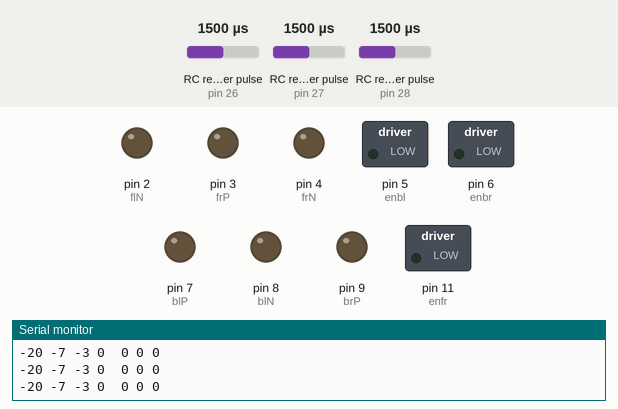
A sketch run on a simulated Arduino Mega 2560, built with avr-gcc and run on an emulated ATmega2560. On the bench: switched loads named in the sketch (green lamp = pin HIGH), output pins drawn as LEDs (lit = HIGH), the last lines printed to the serial monitor. Wiring (inferred from the names in the program): 3 × RC receiver channel: data pin 26 / data pin 27 / data pin 28. The inputs (shaded band) are chosen by the test bench; at power-on: RC receiver pulse (sensors on pin 26, pin 27, pin 28) 1500 µs. Pins used as bus, display or sensor lines are not drawn.

Above: at 1.2 s.
1.3 s: RC receiver pulse (sensor on pin 26) set to 1481 µs
2.8 s: RC receiver pulse (sensor on pin 26) set to 1465 µs
At 4.0 s:
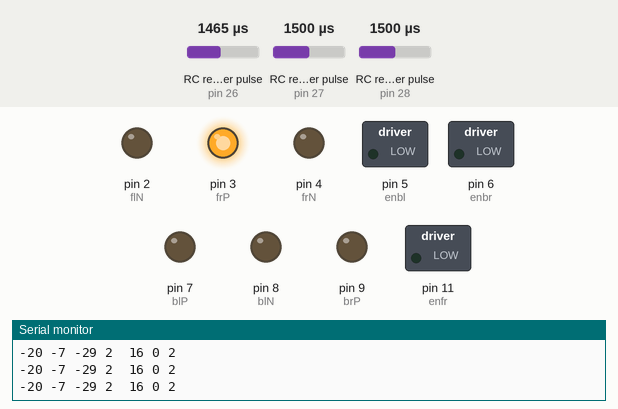
4.3 s: RC receiver pulse (sensor on pin 27) set to 1490 µs
At 4.8 s:
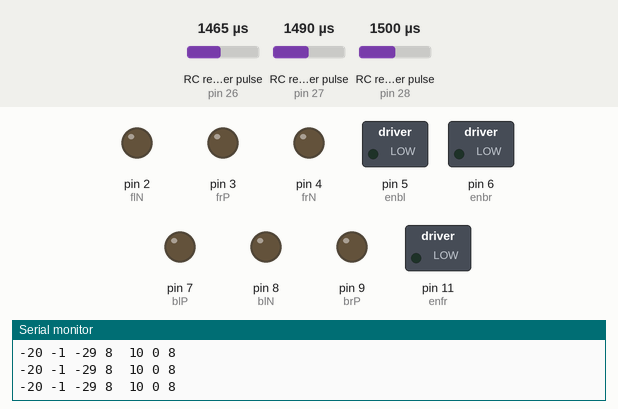
5.8 s: RC receiver pulse (sensor on pin 28) set to 1502 µs
At 6.7 s:
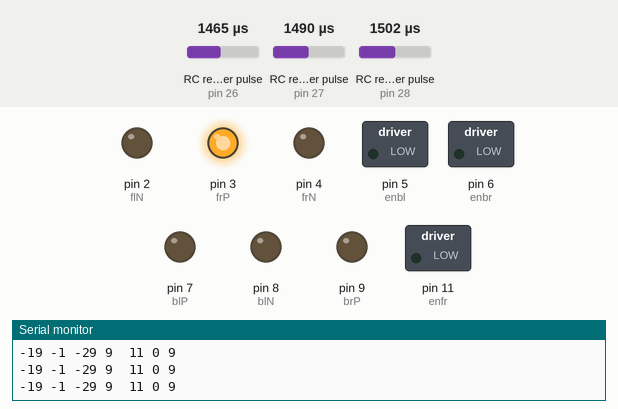
7.3 s: RC receiver pulse (sensor on pin 27) set to 1020 µs
At 8.3 s:
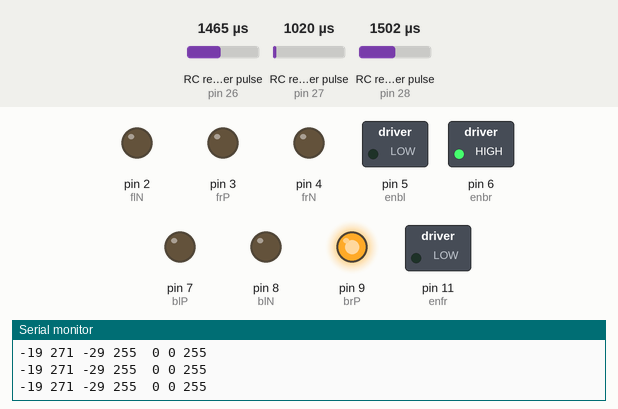
8.8 s: RC receiver pulse (sensor on pin 28) set to 1250 µs
At 10.2 s:
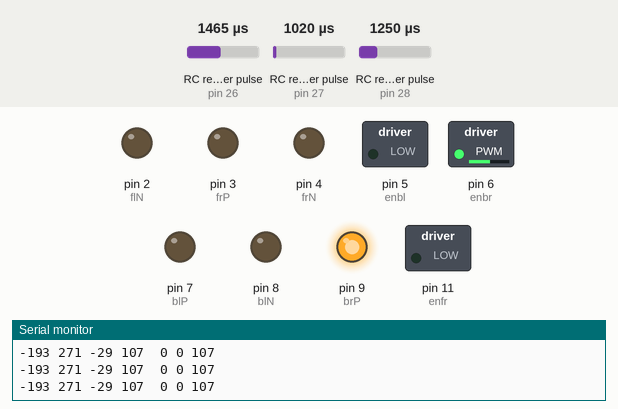
Timing chart, 0 to 11.3 s (numbered marks = the images above; inputs shaded):
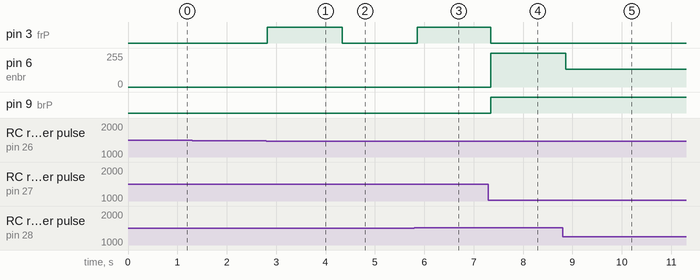

Measured:
- the behaviour switches between 1473 and 1472 µs on RC receiver pulse (sensor on pin 26) (found by bisection; images 0 and 1)
- the behaviour switches between 1491 and 1490 µs on RC receiver pulse (sensor on pin 27) (found by bisection; images 1 and 2)
- the behaviour switches between 1501 and 1502 µs on RC receiver pulse (sensor on pin 28) (found by bisection; images 2 and 3)
- after the input at 2.8 s, pin 3 (frP): LOW → HIGH at once
- after the input at 4.3 s, pin 3 (frP): HIGH → LOW at once
- after the input at 5.8 s, pin 3 (frP): LOW → HIGH after 0.06 s
- after the input at 7.3 s, pin 3 (frP): HIGH → LOW at once; pin 6 (enbr): 0/255 → 255/255 at once; pin 9 (brP): LOW → HIGH at once
- after the input at 8.8 s, pin 6 (enbr): 255/255 → 132/255 after 0.06 s

The sketch:

control_v2.ino
```cpp
//pins
const int flP = 1;  // p side
const int frP = 3;

const int blP = 7;
const int brP = 9;

const int flN = 2;  // N side
const int frN = 4;

const int blN = 8;
const int brN = 10;

const int enfl = 10;  //enable pins
const int enfr = 11;
const int enbl = 5;
const int enbr = 6;

const int ch_speed = 28;  //rc pins
const int ch_strafe = 27;
const int ch_rotate = 26;

const int deadzone =  10;

int speed = 0;
int strafe = 0;
int rotate = 0;

int speed_inp = 0;
int strafe_inp = 0;
int rotate_inp = 0;
//Speed varialbles for each wheel
int flss = 0;
int frs = 0;
int bls = 0;
int brs = 0;

bool KILLSWITCH = false;

void setup() {
  pinMode(flP, OUTPUT);   //d8-Forward left
  pinMode(frP, OUTPUT);   //Forward right
  pinMode(blP, OUTPUT);   //Back left
  pinMode(brP, OUTPUT);   //Back right
  pinMode(flN, OUTPUT);   //d8-Forward left
  pinMode(frN, OUTPUT);   //Forward right
  pinMode(blN, OUTPUT);   //Back left
  pinMode(brN, OUTPUT);   //Back right
  pinMode(enfl, OUTPUT);  //d8-Forward left
  pinMode(enfr, OUTPUT);  //Forward right
  pinMode(enbl, OUTPUT);  //Back left
  pinMode(enbr, OUTPUT);  //Back right

  pinMode(ch_speed, INPUT);  // input
  pinMode(ch_strafe, INPUT);
  pinMode(ch_rotate, INPUT);


  Serial.begin(115200);
  // Serial.println("bot started: ");
}

void loop() {
  int speed_inp = pulseIn(ch_speed, HIGH);
  speed = map(speed_inp, 1160, 1900, -255, 255);

  int strafe_inp = pulseIn(ch_strafe, HIGH);
  strafe = map(strafe_inp, 1930, 1050, -255, 255);

  rotate_inp = pulseIn(ch_rotate, HIGH);
  rotate = map(rotate_inp,1160, 1850, -255, 255);

  // Serial.print(speed_inp);
  // Serial.print(" ");
  // Serial.print(strafe_inp);
  // Serial.print(" ");

  // Serial.print(rotate_inp);
  // Serial.print("  ");

  Serial.print(speed);
  Serial.print(" ");

  Serial.print(strafe);
  Serial.print(" ");

  Serial.print(rotate);

  // Loop continuously if kill switch pressed
  // while (KILL_SWITCH) {
  //   delay(100);
  //   Serial.print(".");
  // }

  flss = climt(speed + strafe - rotate);  //map(sParams[0].toInt(), -99, 99, 1000, 2000);  //Forward left wheel speed
  frs = climt(speed - strafe - rotate);   //map(sParams[1].toInt(), -99, 99, 1000, 2000);   //Forward right wheel speed
  bls = climt(speed - strafe + rotate);   // map(sParams[2].toInt(), -99, 99, 1000, 2000);   //Back left speed
  brs = climt(speed + strafe - rotate);   // map(sParams[3].toInt(), -99, 99, 1000, 2000);   //Back right speed

  Serial.print(" ");
  Serial.print(flss);
  Serial.print("  ");

  Serial.print(frs);
  Serial.print(" ");

  Serial.print(bls);
  Serial.print(" ");

  Serial.println(brs);

  motor_move(flss,flP,flN,enfl);
  motor_move(frs,frP,frN,enfr);

  motor_move(bls,blP,blN,enbl);
  motor_move(brs,brP,brN,enbr);
}

int climt(int n) {
  if (n >= 255) {
    return (255);
  }
  else if (n <= 0) {
    return (0);
  }
  else {
    return (n);
  }
}

void motor_move(int sp, int p, int n, int enpin) {
  int abs_sp = abs(sp);
  int output = 0;

  if (abs_sp <= 30) {  // Deadzone
    output = 0;
  } else if (abs_sp <= 100) {  // Low speed range
    output = map(abs_sp, 31, 100, 1, 127); // Scale to 1-127
  } else if (abs_sp <= 200) {  // Medium speed range
    output = map(abs_sp, 101, 200, 128, 200); // Scale to 128-200
  } else {  // High speed range
    output = 255;
  }

  if (sp < -deadzone) {
    digitalWrite(p, LOW);
    digitalWrite(n, HIGH);
    analogWrite(enpin, output);
  } else if (sp > deadzone) {
    digitalWrite(p, HIGH);
    digitalWrite(n, LOW);
    analogWrite(enpin, output);
  } else {  // Within deadzone, stop the motor
    digitalWrite(p, LOW);
    digitalWrite(n, LOW);
    analogWrite(enpin, 0);
  }
}

// void stop() {
//   digitalWrite(enfl, LOW);
//   digitalWrite(enfr, LOW);
//   digitalWrite(enbl, LOW);
//   digitalWrite(enbr, LOW);
// }
```
